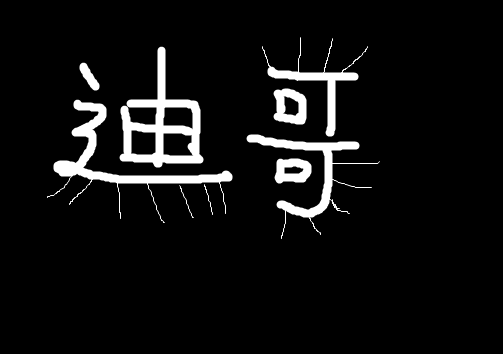
#> input picture 01_Picture/05_Dige.png, 503 x 354 px, found by its file name
$ python 'bowler&black.py'
#> lines starting #> are read from the running program, lines starting #| are printed output that depends on the picture
import cv2 #opencv的缩写为cv2
import matplotlib.pyplot as plt # matplotlib库用于绘图展示
import numpy as np   # numpy数值计算工具包

#礼帽运算——原始减去开运算【得出毛刺】
img = cv2.imread('/home/ro/ML-DL-CV/opencv_code/OpenCV-main/01_Picture/05_Dige.png')
#> img is the input picture: shape (354, 503, 3); min 0, max 255, mean 15.9
kernel = np.ones((5,5),np.uint8)
blackhat = cv2.morphologyEx(img,cv2.MORPH_BLACKHAT,kernel)
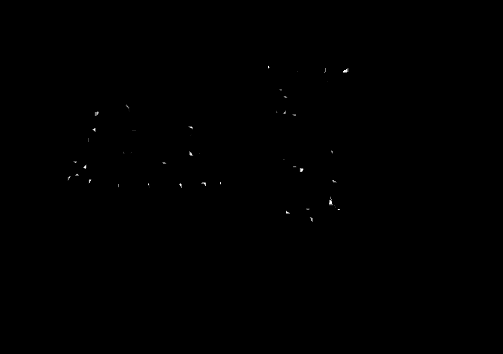
#> blackhat: shape (354, 503, 3); min 0, max 255, mean 0.2
cv2.imshow('blackhat',blackhat)
cv2.waitKey(0)
cv2.destroyAllWindows()
